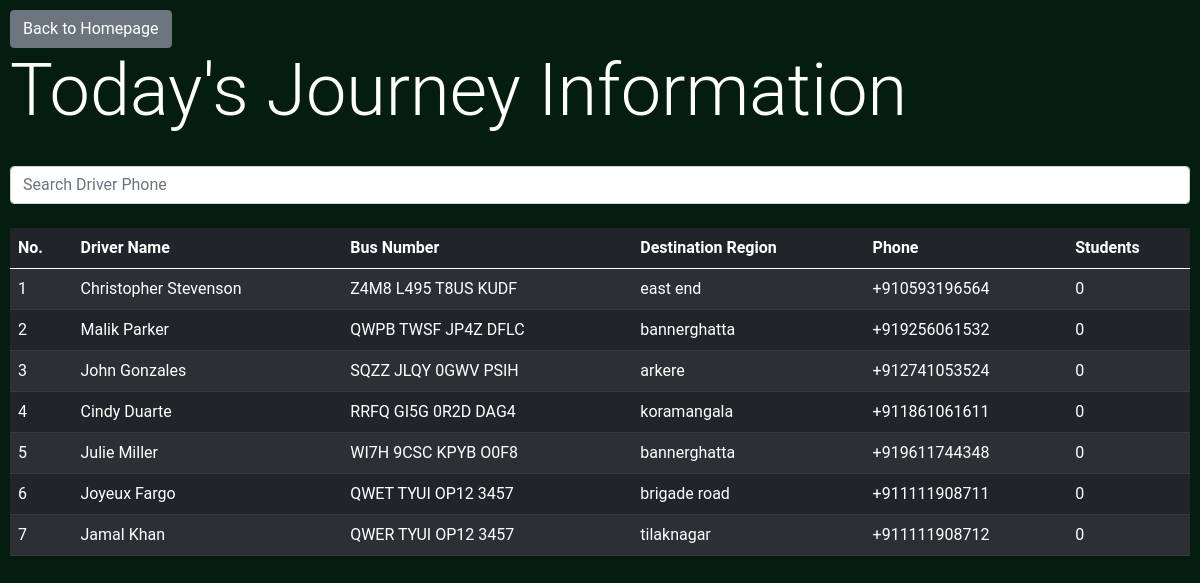
/admin/get_journey_info (signed in), run on an earlier commit of the app's database.
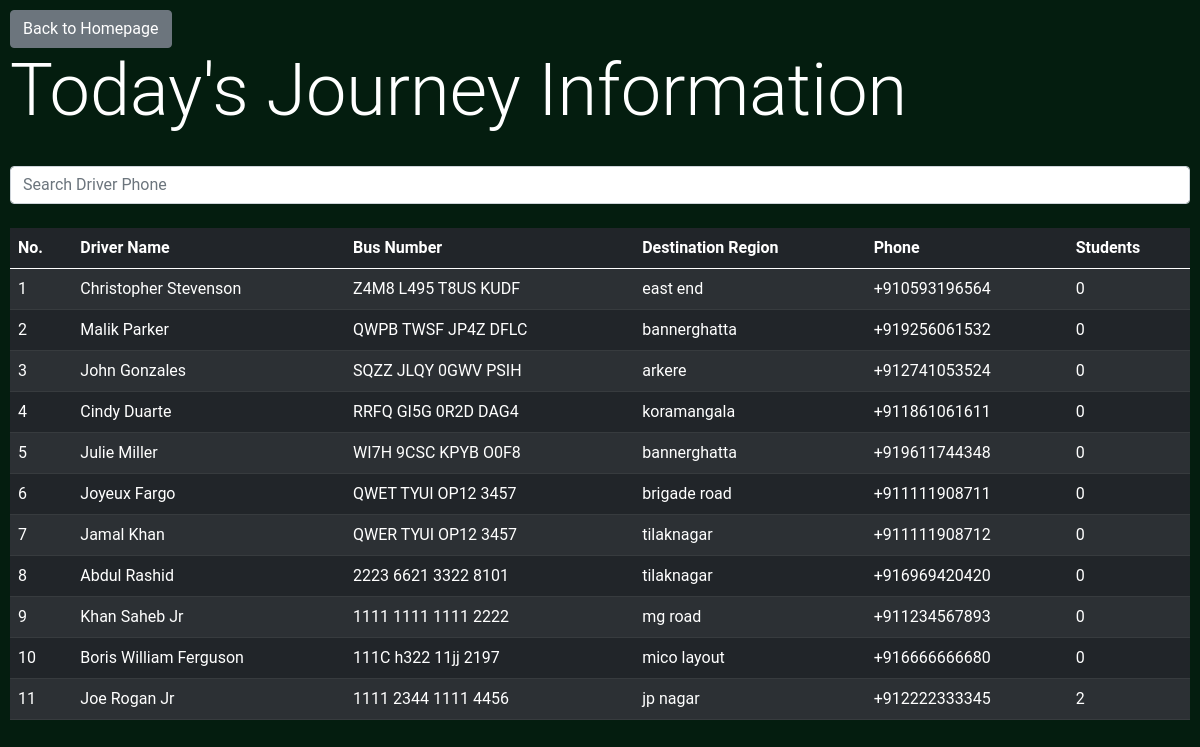
And on a later commit of the database.
### BusManager/models.py (models this page shows, shortened)
class DriverModel(db.Model):
	id = db.Column(db.Integer, primary_key=True)
	name = db.Column(db.String)
	phone = db.Column(db.String)
	bus_number = db.Column(db.String)
	location = db.relationship('LocationModel', secondary=driver_location_association, backref=db.backref('drivers', lazy='dynamic'))
	license_number  = db.Column(db.String)
	experience = db.Column(db.Integer) #Accept in terms of years
	average_rating = db.Column(db.Float) #1-5 Stars (decimal -> resolve in frontend)
	total_ratings = db.Column(db.Integer)
	rating_count = db.Column(db.Integer)
	profile_image = db.Column(db.String) #RawBytes or Hosted Location???
	is_verified = db.Column(db.Boolean)
	phone_verified = db.Column(db.Boolean)
	journeys = db.relationship('JourneyModel', backref='driver')

class LocationModel(db.Model):
	id = db.Column(db.Integer, primary_key=True)
	location_name = db.Column(db.String)

### BusManager/admin/routes.py (the view)
@admin.route('/get_journey_info')
@login_required
def get_journey_info():
	data = []
	drivers = DriverModel.query.all()
	for driver in drivers:
		jn = 0
		for journey in driver.journeys:
			if(journey.timestamp.day == datetime.datetime.utcnow().day):
				jn += 1
		data.append({'driver': driver, 'students': jn})
	return render_template('journey_info.html', title='Journey Information', data=data)

### BusManager/models.py (called while the page is built)
@login_manager.user_loader
def load_user(user_id):
    return AdminUser.query.get(int(user_id))

### BusManager/templates/journey_info.html (shortened to what this page needs)
{% extends 'bs_layout.html' %}
{% block content %}
<a class="btn btn-secondary" href="{{url_for('admin.admin_home')}}">Back to Homepage</a>
<h1 class='display-2'>Today's Journey Information</h1>
<br>
<input type="text" id="searchbar" class="form-control" placeholder="Search Driver Phone" onkeyup="tableFilterer(4)"><br>
<table class="table table-striped table-dark" id="tbl">
  <thead>
    <tr>
    <th scope="col">No.</th>
      <th scope="col">Driver Name</th>
	  <th scope="col">Bus Number</th>
     <th scope="col">Destination Region</th>
      <th scope="col">Phone</th>
	  <th scope="col">Students</th>
    </tr>
  </thead>
  <tbody id='tbdy'>
    {% for e in data %}
      <tr onclick="getDetails({{e['driver'].id}})">
        <td>{{loop.index}}</td>
        <td>{{e['driver'].name}}</td>
        <td>{{e['driver'].bus_number}}</td>
        <td>{{e['driver'].location[0].location_name}}</td>
        <td class='phn'>{{e['driver'].phone}}</td>
        <td>{{e['students']}}</td>
      </tr>
    {% endfor %}
  </tbody>
</table>
{% endblock content %}

### BusManager/templates/bs_layout.html (shortened to what this page needs)
<!doctype html>
<html lang="en">
  <head>
    <link href="https://cdn.jsdelivr.net/npm/bootstrap@5.0.0-beta1/dist/css/bootstrap.min.css" rel="stylesheet">
<link rel="stylesheet" href="{{url_for('static', filename='main.css')}}">
  </head>
  <body>
	{% block content %}
	{% endblock content %}
  </body>
</html>

### BusManager/static/main.css (style rules this page uses)
body { background-color: rgb(4, 29, 15); color: white; padding: 10px; font-family: 'Roboto', sans-serif; }

What changed in the data, as far as the page shows it:
added DriverModel: driver.name "Abdul Rashid", driver.bus_number "2223 6621 3322 8101", driver.phone "+916969420420"
added LocationModel: driver "tilaknagar"
added DriverModel: driver.name "Khan Saheb Jr", driver.bus_number "1111 1111 1111 2222", driver.phone "+911234567893"
added LocationModel: driver "mg road"
added DriverModel: driver.name "Boris William Ferguson", driver.bus_number "111C h322 11jj 2197", driver.phone "+916666666680"
added LocationModel: driver "mico layout"
added DriverModel: driver.name "Joe Rogan Jr", driver.bus_number "1111 2344 1111 4456", driver.phone "+912222333345"
now on this page (row unchanged): LocationModel: driver "jp nagar"
Also different on the page:
new list line: "8 0"
new list line: "9 0"
new list line: "10 0"
new list line: "11 2"
